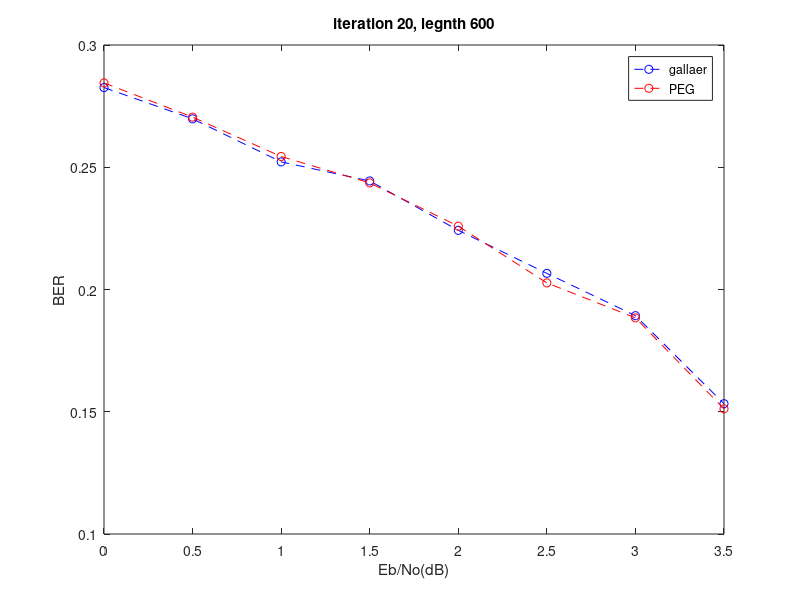

Recreate this plot in MATLAB.
x=[0 0.5 1.0 1.5 2.0 2.5 3.0 3.5];
y3=[0.2826 0.2698 0.2522 0.2444 0.2242 0.2066 0.1893 0.1533]
y4=[0.2845 0.2705 0.2544 0.2436 0.2259 0.2027 0.1884 0.1512]

plot(x,y3,'b--o')
hold on
plot(x,y4,'r--o')
legend('gallaer', 'PEG')
hold off

title('iteration 20, legnth 600')
xlabel('Eb/No(dB)')
ylabel('BER')
